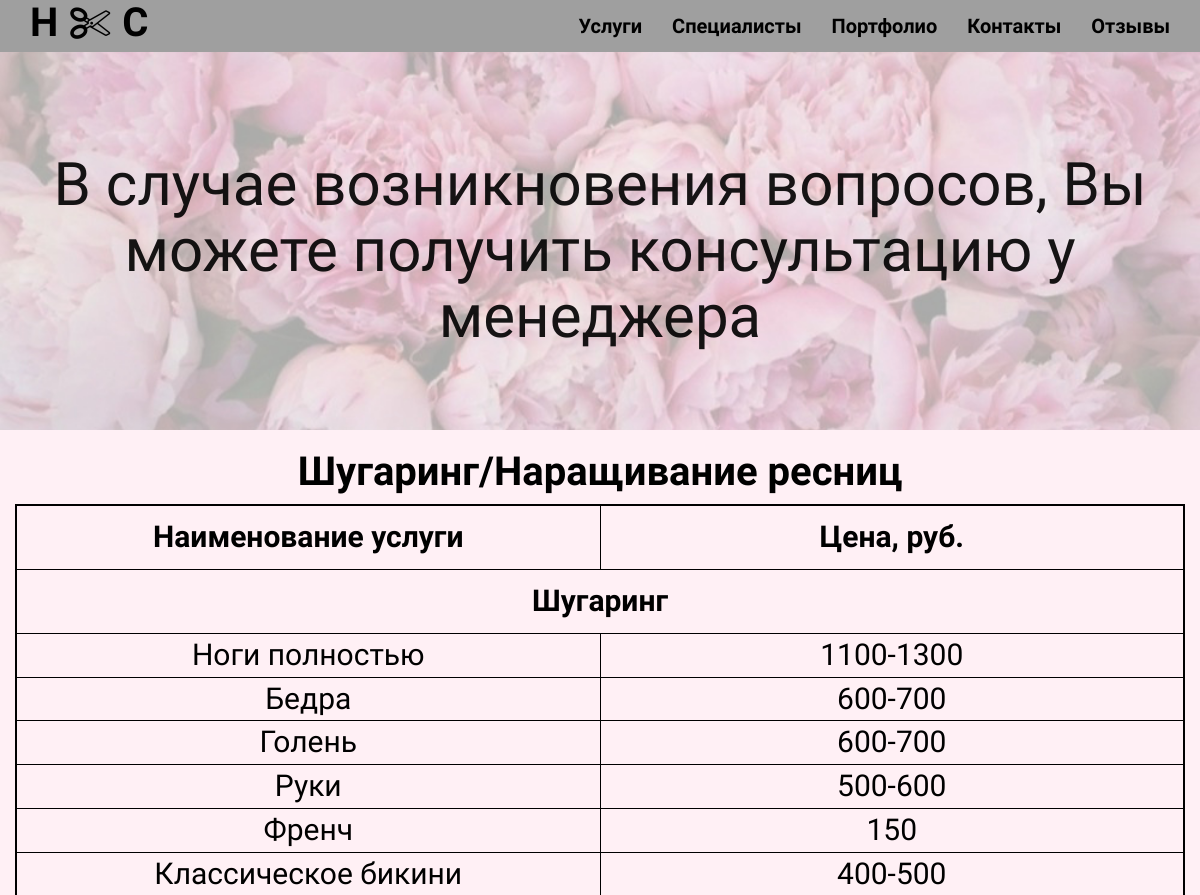
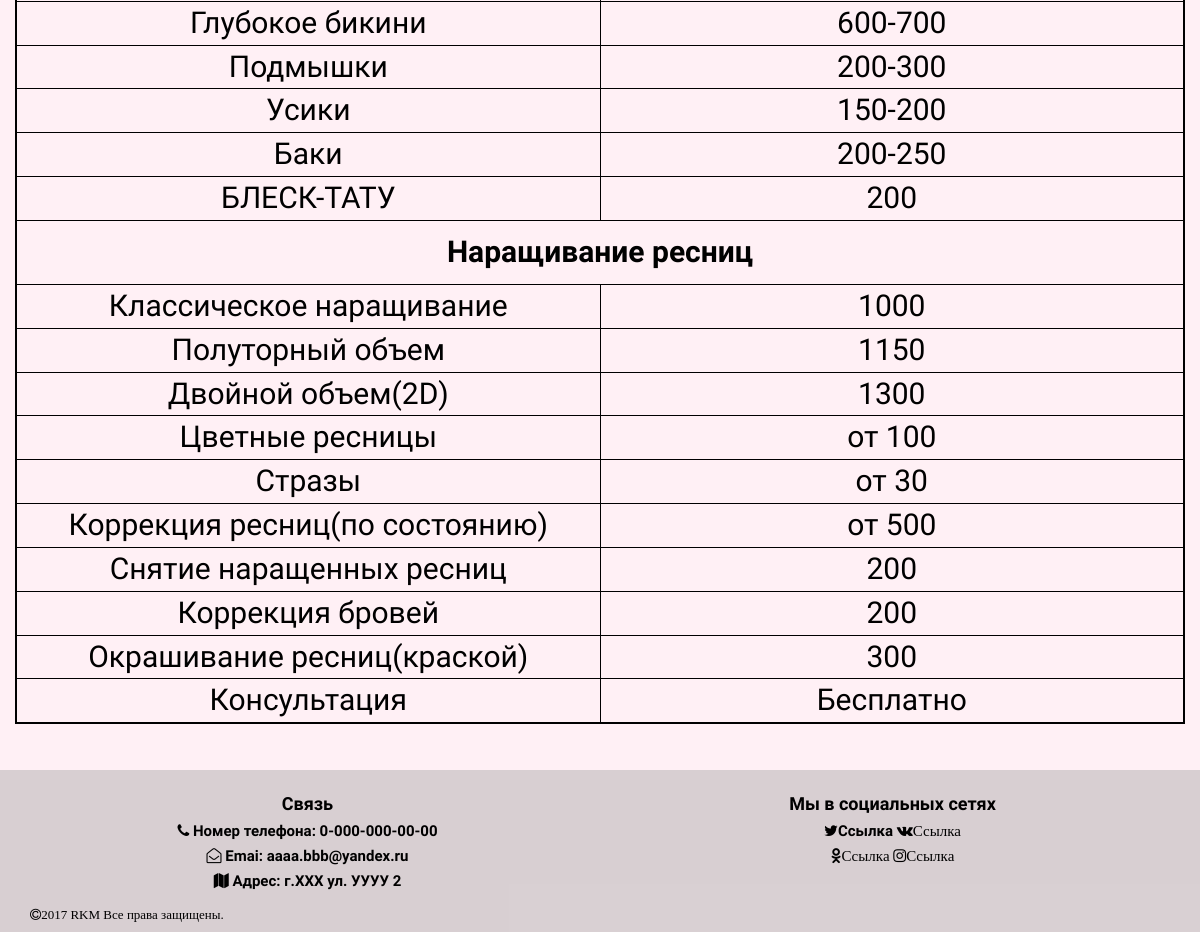
The app's page /price/other/ with its own data (2 pictures, top to bottom).
### price/models.py (models this page shows, shortened)
class Other(models.Model):
    ycluga = models.CharField(max_length=256, verbose_name='Услуга')
    price = models.CharField(max_length=30, verbose_name='Цена')
    type = models.ForeignKey('Other_type', blank=True,
null=True, verbose_name='Вид')
    class Meta:
        verbose_name_plural='Шугарниг/Наращивание ресниц'

### price/views.py (the view)
def other(request):
    other_2 = Other.objects.filter(type_id=2)
    other_1 = Other.objects.filter(type_id=1)
    other_type = Other_type.objects.all()
    return  render(request, 'price/other.html', {'other_1': other_1, 'other_2': other_2, 'other_type': other_type })

### templates/price/other.html
{% extends 'base/base.html' %}
{% load static %}
{% block content %}
    <div class="container other">
    <div class="row centered">
    <table align="center" border="2" width="100%" bordercolor=#000000>
    <h1>Шугаринг/Наращивание ресниц</h1>
    <tr>
        <th width="50%" >Наименование услуги</th>
        <th > Цена, руб.</th>
    </tr>
        <tr> <th colspan="2">Шугаринг</th> </tr>
        {% for other_shuq in other_1 %}
            <tr><td>{{ other_shuq.ycluga }}</td> <td> {{other_shuq.price }} </td>  </tr>
        {% endfor %}
    <tr> <th colspan="2">Наращивание ресниц</th> </tr>
    {% for other_eyelashes in other_2 %}
        <tr><td>{{ other_eyelashes.ycluga }}</td> <td> {{ other_eyelashes.price }} </td>  </tr>
    {% endfor %}
    </table>
    <br>
    <br>
    </div>
    </div>
{% endblock %}
{% block headtext %} <h3>В случае возникновения вопросов, Вы можете получить консультацию у менеджера</h3>{% endblock %}

### static/css/main.css (style rules this page uses)
body { background-color: lavenderblush; font-weight: 800; font-size: 16px; color: black; margin: 0; }
h1,h2,h3,h4,h5,h6 { font-family: 'Indie Flower', cursive;; font-weight: 300; color: black; font-size: 15px; }
.centered { text-align: center; }

### static/css/price.css (style rules this page uses)
* { box-sizing: border-box; }

### static/css/price2.css (style rules this page uses)
.other th { text-align: center; font-family: "Forum",cursive; font-weight: 600; font-size: 30px; padding-bottom: 10px; padding-top: 10px; }
.other td { font-family: 'Forum', cursive; font-weight: 500; color: black; font-size: 30px; text-align: center; }
.other h1 { font-family: 'Forum', cursive; font-weight: 800; color: black; font-size: 40px; }
h3 { font-family:'Marck Script', cursive; font-weight: 400; color: rgba(0, 0, 0, 0.91); font-size: 60px; }

### records on screen
Other: ycluga "Ноги полностью", price "1100-1300"
Other: ycluga "Бедра", price "600-700"
Other: ycluga "Голень", price "600-700"
Other: ycluga "Руки", price "500-600"
Other: ycluga "Френч", price "150"
Other: ycluga "Классическое бикини", price "400-500"
Other: ycluga "Глубокое бикини", price "600-700"
Other: ycluga "Подмышки", price "200-300"
Other: ycluga "Усики", price "150-200"
Other: ycluga "Баки", price "200-250"
Other: ycluga "БЛЕСК-ТАТУ", price "200"
Other: ycluga "Классическое наращивание", price "1000"
Other: ycluga "Полуторный объем", price "1150"
Other: ycluga "Двойной объем(2D)", price "1300"
Other: ycluga "Цветные ресницы", price "от 100"
Other: ycluga "Стразы", price "от 30"
Other: ycluga "Коррекция ресниц(по состоянию)", price "от 500"
Other: ycluga "Снятие наращенных ресниц", price "200"
Other: ycluga "Коррекция бровей", price "200"
Other: ycluga "Окрашивание ресниц(краской)", price "300"
Other: ycluga "Консультация", price "Бесплатно"
